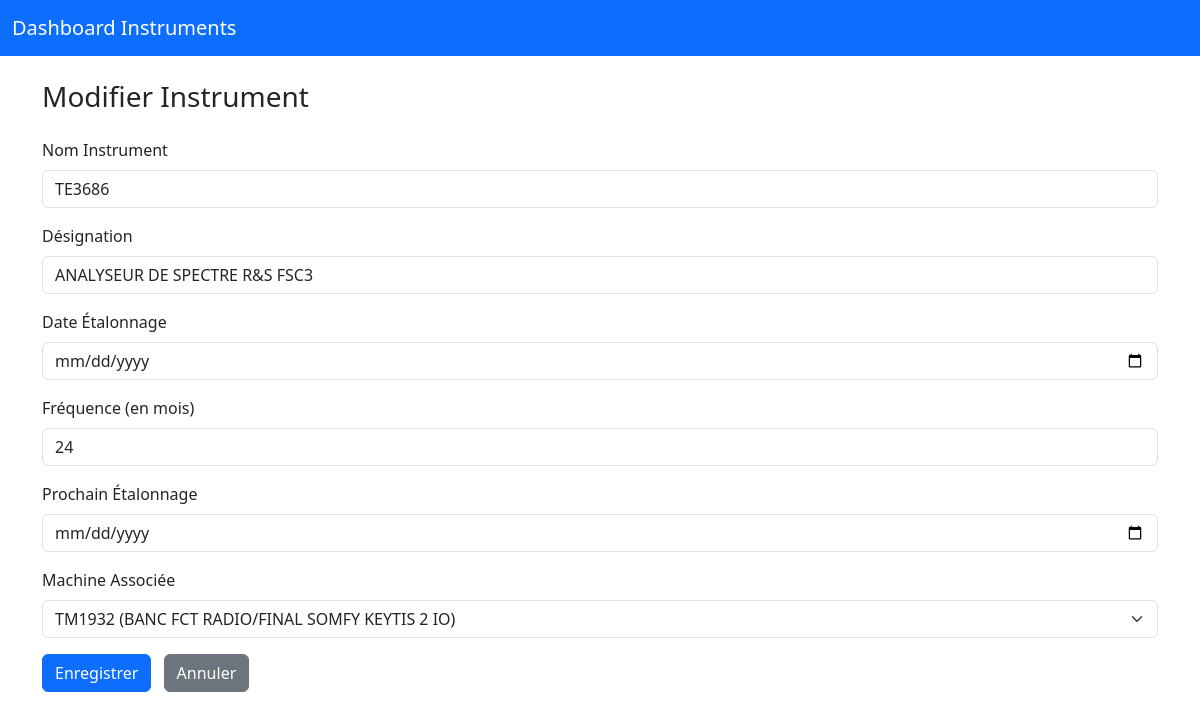
/edit_instrument/33 (signed in), run on the app's committed database.
### tables this page shows
CREATE TABLE "instruments" (
    id INTEGER PRIMARY KEY,
    instrument_name TEXT NOT NULL,
    designation TEXT,
    date_etalonnage TEXT,
    frequence INTEGER,
    date_prochain_etalonnage TEXT,
    machine_id INTEGER, rssi INTEGER, last_seen TEXT,
    FOREIGN KEY (machine_id) REFERENCES machines(id)
);

CREATE TABLE machines (
        id INTEGER PRIMARY KEY AUTOINCREMENT,
        machine_name TEXT NOT NULL,
        localisation TEXT NOT NULL,
        mac_address TEXT
    , is_active BOOLEAN DEFAULT 1);

### routes/instruments.py (the view, shortened to what this page needs)
@instruments_bp.route('/edit_instrument/<int:id>', methods=['GET', 'POST'])
@login_required
def edit_instrument(id):
    conn = get_db_connection()
    cur = conn.cursor()
    cur.execute("SELECT * FROM instruments WHERE id=?", (id,))
    instrument = cur.fetchone()
    cur.execute("SELECT * FROM machines")
    machines = cur.fetchall()
    conn.close()
    return render_template('edit_instrument.html', instrument=instrument, machines=machines)

### database.py (called while the page is built)
def get_db_connection():
    conn = sqlite3.connect(Config.DATABASE, timeout=10)
    conn.row_factory = sqlite3.Row
    return conn

### routes/auth.py (called while the page is built)
def login_required(func):
    @wraps(func)
    def wrapper(*args, **kwargs):
        if not session.get('logged_in'):
            flash("⚠️ Veuillez vous connecter d'abord.", "warning")
            return redirect(url_for('auth.login'))
        return func(*args, **kwargs)
    return wrapper

### templates/edit_instrument.html (shortened to what this page needs)
<!DOCTYPE html>
<html lang="fr">
<head>
  <link href="https://cdn.jsdelivr.net/npm/bootstrap@5.3.0/dist/css/bootstrap.min.css" rel="stylesheet" />
</head>
<body>
<nav class="navbar navbar-expand-lg navbar-dark bg-primary mb-4">
  <div class="container-fluid">
    <a class="navbar-brand" href="{{ url_for('dashboard.dashboard') }}">Dashboard Instruments</a>
  </div>
</nav>
<div class="container">
  <h3 class="mb-4">Modifier Instrument</h3>
  <form method="POST" action="{{ url_for('instruments.edit_instrument', id=instrument['id']) }}" id="instrumentForm">
    <div class="mb-3">
      <label for="instrument_name" class="form-label">Nom Instrument</label>
      <input type="text" class="form-control" id="instrument_name" name="instrument_name" required
             value="{{ instrument['instrument_name'] }}" />
    </div>
    <div class="mb-3">
      <label for="designation" class="form-label">Désignation</label>
      <input type="text" class="form-control" id="designation" name="designation"
             value="{{ instrument['designation'] }}" />
    </div>
    <div class="mb-3">
      <label for="date_etalonnage" class="form-label">Date Étalonnage</label>
      <input type="date" class="form-control" id="date_etalonnage" name="date_etalonnage" required
             value="{{ instrument['date_etalonnage'] }}" />
    </div>
    <div class="mb-3">
      <label for="frequence" class="form-label">Fréquence (en mois)</label>
      <input type="number" min="1" class="form-control" id="frequence" name="frequence" required
             value="{{ instrument['frequence'] }}" />
    </div>
    <div class="mb-3">
      <label for="date_prochain_etalonnage" class="form-label">Prochain Étalonnage</label>
      <input type="date" class="form-control" id="date_prochain_etalonnage" name="date_prochain_etalonnage" required
             value="{{ instrument['date_prochain_etalonnage'] }}" />
    </div>
    <div class="mb-3">
      <label for="machine_id" class="form-label">Machine Associée</label>
      <select class="form-select" id="machine_id" name="machine_id">
        {% for m in machines %}
        <option value="{{ m['id'] }}" {% if m['id'] == instrument['machine_id'] %}selected{% endif %}>{{ m['machine_name'] }} ({{ m['localisation'] }})</option>
        {% endfor %}
      </select>
    </div>
    <button type="submit" class="btn btn-primary">Enregistrer</button>
    <a href="{{ url_for('dashboard.dashboard') }}" class="btn btn-secondary ms-2">Annuler</a>
  </form>
</div>
</body>
</html>

### data on the page
instruments: instrument_name "TE3686", designation "ANALYSEUR DE SPECTRE R&S FSC3", frequence "24", machine_id "TM1932 (BANC FCT RADIO/FINAL SOMFY KEYTIS 2 IO)"
